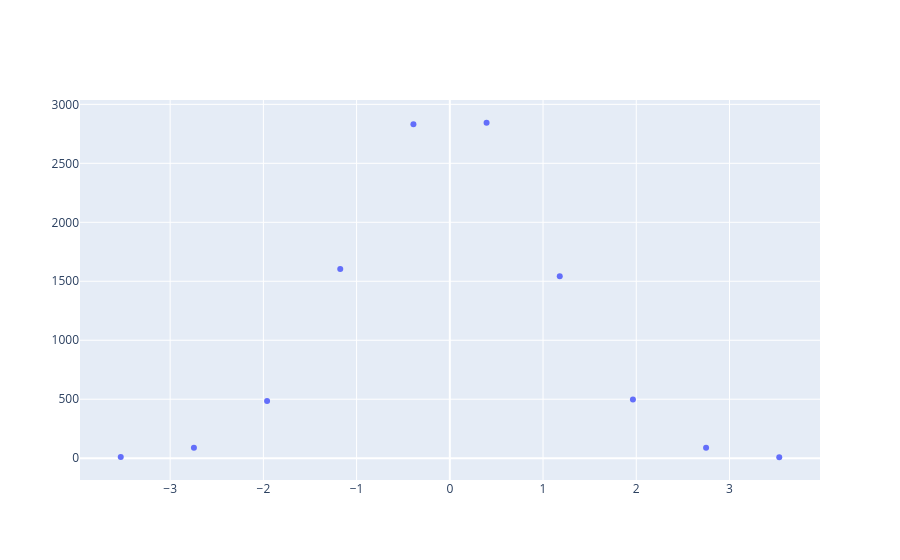

This figure's notebook cell:
### Code cell
H.plot.scatter()

### Figure 1 — Plotly figure (JSON) as saved in the notebook; plotly's stock layout.template omitted (floating-point values rounded to 4 significant figures)
{"data": [{"mode": "markers", "name": "normal", "type": "scatter", "x": [-3.53, -2.745, -1.96, -1.175, -0.3905, 0.3944, 1.179, 1.964, 2.749, 3.534], "y": [10, 88, 485, 1605, 2831, 2844, 1543, 498, 88, 8]}], "layout": {}}
